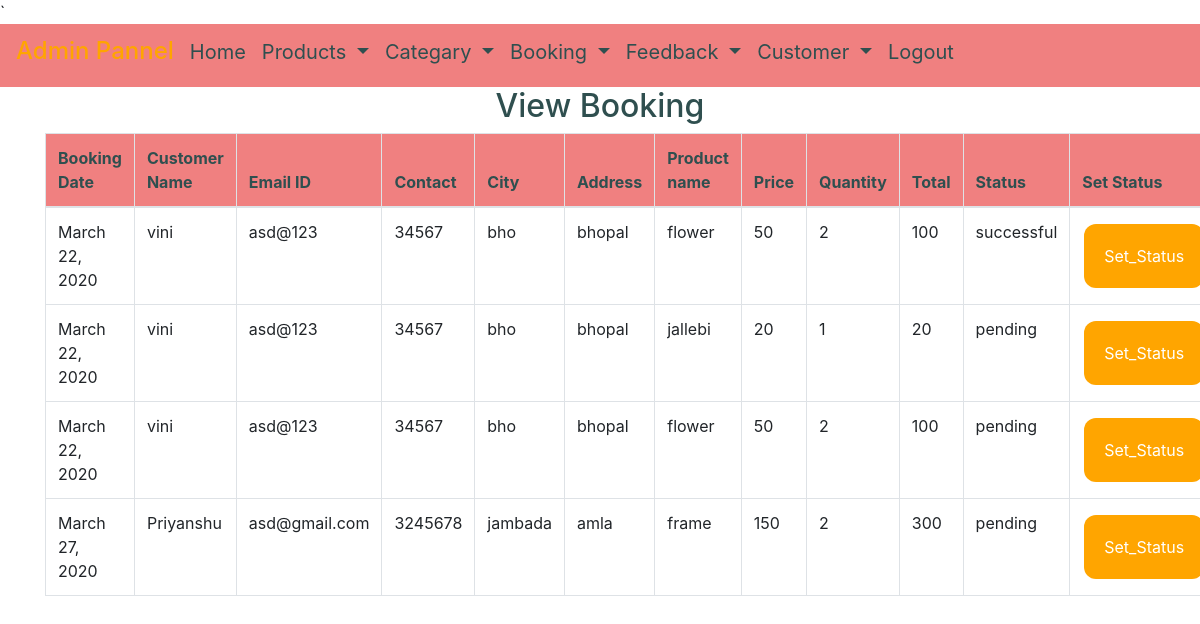
Screenshot of /admin_viewBooking (signed in) with the database file from the repository.
### shop/models.py (models this page shows, shortened)
class Booking(models.Model):
    status = models.ForeignKey(Status, on_delete=models.CASCADE, null=True)
    user = models.ForeignKey(User, on_delete=models.CASCADE, null=True)
    book_date = models.CharField(max_length=30, null=True)
    c_name = models.CharField(max_length=30, null=True)
    email = models.EmailField(null=True)
    contact = models.CharField(max_length=30, null=True)
    city = models.CharField(max_length=30, null=True)
    address = models.CharField(max_length=30, null=True)
    pro_name = models.CharField(max_length=30, null=True)
    price = models.IntegerField(null=True)
    quantity = models.IntegerField(null=True)
    total = models.IntegerField(null=True)

class Status(models.Model):
    name = models.CharField(max_length=20, null=True)

### shop/views.py (the view)
# urls.py: path('admin_viewBooking', Admin_View_Booking, name='admin_viewBooking'),
def Admin_View_Booking(request):
    if not request.user.is_staff:
        return redirect('login_admin')
    book = Booking.objects.all()
    d = {'book': book}
    return render(request, 'admin_viewBokking.html', d)

### shop/templates/admin_viewBokking.html
{% extends 'admin_navigation.html' %}
{% block body %}
<center><h2 style="color:DarkSlateGrey">View Booking</h2></center>
 <div class="container">
<table class="table table-bordered" id="myTable">
  <thead>
  <tr>
    <th>Booking Date</th>
    <th>Customer Name</th>
    <th>Email ID</th>
    <th>Contact</th>
    <th>City</th>
    <th>Address</th>
      <th> Product name</th>
    <th>Price</th>
      <th>Quantity</th>
      <th> Total</th>
    <th>Status</th>
    <th>Set Status</th>
  </tr>
  </thead>
   <tbody>
    {% for i in book %}
  <tr>
    <td>{{i.book_date}}</td>
      <td>{{i.c_name}}</td>
      <td>{{i.email}}</td>
      <td>{{i.contact}}</td>
      <td>{{i.city}}</td>
      <td>{{i.address}}</td>
      <td>{{i.pro_name}}</td>
      <td>{{i.price}}</td>
      <td>{{i.quantity}}</td>
      <td>{{i.total}}</td>
      <td>{{i.status.name}}</td>
      <td><a href="{% url 'status' i.id %}"><button class="button button1">Set_Status</button></a></td>
  </tr>
    {% endfor %}
    </tbody>
</table>
 </div>
{% endblock %}

### shop/templates/admin_navigation.html (style rules this page uses)
.button { background-color: orange; border: none; color: white; padding: 20px; text-align: center; text-decoration: none; display: inline-block; font-size: 16px; margin: 4px 2px; cursor: pointer; }
.button1 { border-radius: 12px; }
th { background-color:LightCoral; color:darkslategrey; }

### rows the page displays
Booking: book_date "March 22, 2020", c_name "vini", email "asd@123", contact "34567", city "bho", address "bhopal", pro_name "flower", price "50", quantity "2", total "100", status.name "successful"
Booking: book_date "March 22, 2020", c_name "vini", email "asd@123", contact "34567", city "bho", address "bhopal", pro_name "jallebi", price "20", quantity "1", total "20", status.name "pending"
Booking: book_date "March 22, 2020", c_name "vini", email "asd@123", contact "34567", city "bho", address "bhopal", pro_name "flower", price "50", quantity "2", total "100", status.name "pending"
Booking: book_date "March 27, 2020", c_name "Priyanshu", email "asd@gmail.com", contact "3245678", city "jambada", address "amla", pro_name "frame", price "150", quantity "2", total "300", status.name "pending"
